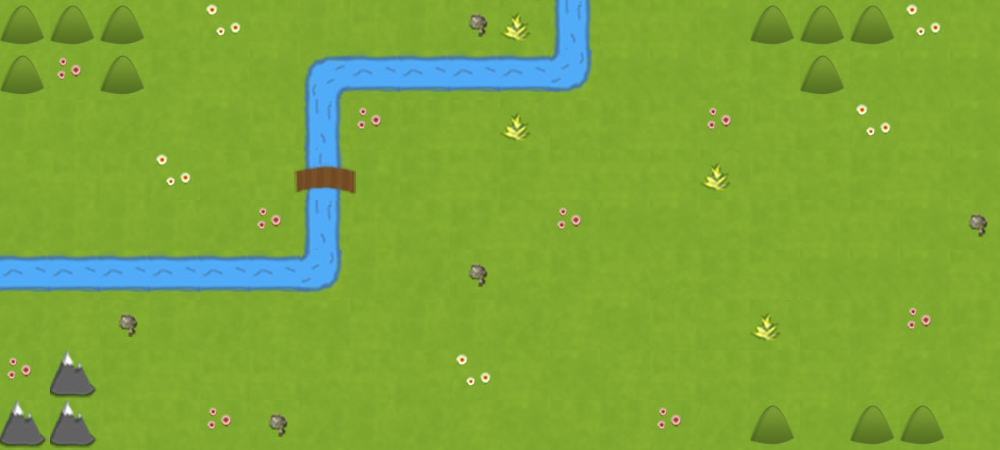

A 2D game scene composited from a Tiled map and its tileset images. What follows is a short description and the map's XML, with each tile layer's data collapsed to a summary:
An orthogonal 20x9 tile map with 50x50 px tiles, 2 tile layers (Background, Meta) and 4 objects (Player1Eligible1, Player1Eligible2, Player1Eligible3).

<map version="1.0" orientation="orthogonal" width="20" height="9" tilewidth="50" tileheight="50">
 <tileset firstgid="1" name="terrains" tilewidth="50" tileheight="50" spacing="1" margin="1">
  <image source="terrains.jpg" width="407" height="305" />
  <tile id="2">
   <properties>
    <property name="Type" value="Montagne" />
   </properties>
  </tile>
  <tile id="5">
   <properties>
    <property name="Type" value="Montagne" />
   </properties>
  </tile>
  <tile id="7">
   <properties>
    <property name="Type" value="Riviere" />
   </properties>
  </tile>
  <tile id="8">
   <properties>
    <property name="Type" value="Riviere" />
   </properties>
  </tile>
  <tile id="14">
   <properties>
    <property name="Type" value="Riviere" />
   </properties>
  </tile>
  <tile id="21">
   <properties>
    <property name="Type" value="Riviere" />
   </properties>
  </tile>
  <tile id="23">
   <properties>
    <property name="Type" value="Riviere" />
   </properties>
  </tile>
  <tile id="29">
   <properties>
    <property name="Type" value="Riviere" />
   </properties>
  </tile>
  <tile id="30">
   <properties>
    <property name="Type" value="Riviere" />
   </properties>
  </tile>
 </tileset>
 <layer name="Background" width="20" height="9">
  <data>[180 cells, 180 non-empty, 22 distinct tile ids]</data>
 </layer>
 <layer name="Meta" width="20" height="9">
  <data>[180 cells, 31 non-empty, 6 distinct tile ids]</data>
 </layer>
 <objectgroup name="PlayersPos" width="20" height="9">
  <object x="559" y="141" height="1" />
  <object name="Player1Eligible1" x="11" y="84" width="273" height="145" />
  <object name="Player1Eligible2" x="150" y="8" width="144" height="64" />
  <object name="Player1Eligible3" x="109" y="305" width="177" height="135" />
 </objectgroup>
</map>